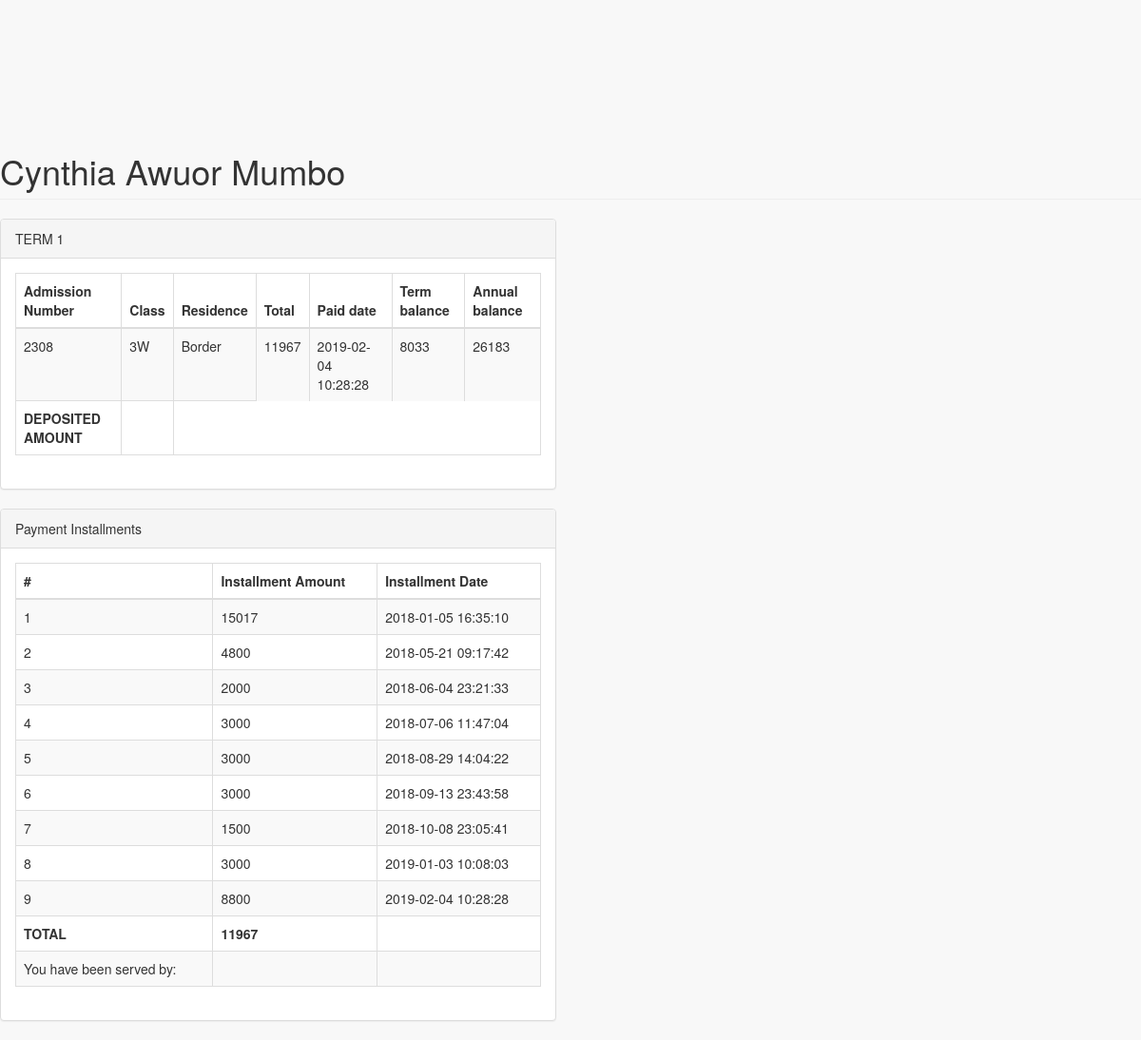
The page /pages/receipt.php?AdmissionNo=2308 on the database its author committed.
### tables this page shows
CREATE TABLE `students` (
  `StudentsId` int(11) NOT NULL,
  `AdmissionNo` varchar(200) NOT NULL,
  `StudentName` varchar(200) DEFAULT NULL,
  `StudentGender` varchar(200) DEFAULT NULL,
  `StudentType` varchar(200) NOT NULL,
  `ClassId` int(11) DEFAULT NULL,
  `url` varchar(900) NOT NULL DEFAULT 'NoPhotoYet',
  `ActualImage` varchar(900) NOT NULL DEFAULT 'NoPhotoYet',
  `CompletedSchool` int(11) NOT NULL DEFAULT '0'
);

CREATE TABLE `term` (
  `TermId` int(11) NOT NULL,
  `TermName` varchar(200) DEFAULT NULL
);

CREATE TABLE `fee` (
  `FeeId` int(11) NOT NULL,
  `AdmissionNo` varchar(200) NOT NULL,
  `LunchScheme` int(11) DEFAULT '0',
  `PE` int(11) DEFAULT '0',
  `EW` int(11) DEFAULT '0',
  `LT` int(11) DEFAULT '0',
  `RMI` int(11) DEFAULT '0',
  `Administration` int(11) DEFAULT '0',
  `Activity` int(11) DEFAULT '0',
  `Total` int(11) DEFAULT '0',
  `RecentPaidDate` datetime DEFAULT NULL,
  `TermBalance` int(11) DEFAULT '0',
  `AnnualBalance` int(11) DEFAULT '0'
);

CREATE TABLE `class` (
  `ClassId` int(11) NOT NULL,
  `ClassName` varchar(200) NOT NULL,
  `ClassTeacher` varchar(200) NOT NULL
);

CREATE TABLE `installments` (
  `InstallmentId` int(11) NOT NULL,
  `AdmissionNo` varchar(200) NOT NULL,
  `InstallmentAmount` int(11) NOT NULL,
  `InstallmentDate` datetime NOT NULL
);

### pages/receipt.php (the view, shortened to what this page needs)
<?php
require_once('dbConnect.php');
?>
<!DOCTYPE html>
<html lang="en">
<head>
    <link href="../vendor/bootstrap/css/bootstrap.min.css" rel="stylesheet">
    <link href="../vendor/metisMenu/metisMenu.min.css" rel="stylesheet">
    <link href="../vendor/datatables-plugins/dataTables.bootstrap.css" rel="stylesheet">
    <link href="../vendor/datatables-responsive/dataTables.responsive.css" rel="stylesheet">
    <link href="../dist/css/sb-admin-2.css" rel="stylesheet">
    <link href="../vendor/font-awesome/css/font-awesome.min.css" rel="stylesheet" type="text/css">
</head>
<body>
		<?php
 $AdmissionNo=$_GET['AdmissionNo'];
 $AmountPaid=$_GET['AmountPaid'];
  $sql = "select * from term WHERE TermId='2'";
 $res = mysqli_query($con,$sql);
 if($res)
 {
	 while($idd=mysqli_fetch_assoc($res)){
		 $TermName=$idd['TermName'];
	 }
 }
		$sql = "select * from students INNER JOIN class ON students.ClassId=class.ClassId WHERE students.AdmissionNo=$AdmissionNo";
 $res = mysqli_query($con,$sql);
 if($res)
 {
	 while($idd=mysqli_fetch_assoc($res)){
		 $StudentName=$idd['StudentName'];
		 $ClassName=$idd['ClassName'];
	 }
 }?>
            <div class="row">
                <div class="col-lg-12">
                    <br></br>
                    <br></br>
                    <br></br>
                    <h1 class="page-header"><?php echo $StudentName;?></h1>
                </div>
            </div>
			<div class="row">
                <div class="col-lg-6">
                    <div class="panel panel-default">
                        <div class="panel-heading">
                           <?php echo $TermName;?>
                        </div>
                        <div class="panel-body">
                            <div class="table-responsive">
                                <table class="table table-striped table-bordered table-hover">
                                    <thead>
                                        <tr>
                                            <th>Admission Number</th>
                                            <th>Class</th>
                                        <th>Residence</th>
										<th>Total</th>
										<th>Paid date</th>
										<th>Term balance</th>
										<th>Annual balance</th>
                                        </tr>
                                    </thead>
                                    <tbody>
                                        <?php
 $sql = "select * from students INNER JOIN fee ON students.AdmissionNo=fee.AdmissionNo WHERE students.AdmissionNo=$AdmissionNo";
 $result = mysqli_query($con,$sql);
$number_of_rows=mysqli_num_rows($result);
	if($number_of_rows>0){
								while($row=mysqli_fetch_assoc($result)){?>
<tr class="gradeA">
                                        <td><?php echo $row['AdmissionNo']?></td>
                                        <td><?php echo $ClassName;?></td>
                                        <td><?php echo $row['StudentType']?></td>
                                      <td><?php echo $row['Total']?></td>
                                      <?php $Total=$row['Total'];?>
										<td><?php echo $row['RecentPaidDate']?></td>
                                      <td><?php echo $row['TermBalance']?></td>
										<td><?php echo $row['AnnualBalance']?></td>
                                    </tr>
									<?php
								}
								}else{
		echo "No installment payments yet.";
	}
								?>
								<tr>
                                            <td><b>DEPOSITED AMOUNT</b></td>
                                            <td><b><?php echo $AmountPaid;?></b></td>
                                            <td></td>
                                        </tr>
                                    </tbody>
                                </table>
                            </div>
                        </div>
                    </div>
                </div>
            </div>
            <div class="row">
                <div class="col-lg-6">
                    <div class="panel panel-default">
                        <div class="panel-heading">
                            Payment Installments
                        </div>
                        <div class="panel-body">
                            <div class="table-responsive">
                                <table class="table table-striped table-bordered table-hover">
                                    <thead>
                                        <tr>
                                            <th>#</th>
                                            <th>Installment Amount</th>
                                            <th>Installment Date</th>
                                        </tr>
                                    </thead>
                                    <tbody>
                                        <?php
 $sql = "select * from students INNER JOIN installments ON students.AdmissionNo=installments.AdmissionNo WHERE students.AdmissionNo=$AdmissionNo ORDER BY DATE(InstallmentDate) ASC,InstallmentDate ASC";
 $result = mysqli_query($con,$sql);
$number_of_rows=mysqli_num_rows($result);
	if($number_of_rows>0){
								$Count=1;
								while($row=mysqli_fetch_assoc($result)){?>
<tr class="gradeA">
                                        <td><?php echo $Count;?></td>
                                      <td><?php echo $row['InstallmentAmount']?></td>
										<td><?php echo $row['InstallmentDate']?></td>
                                    </tr>
									<?php
									$Count++;
								}
								}else{
		echo "No installment payments yet.";
	}
								?>
								<tr>
                                            <td><b>TOTAL</b></td>
                                            <td><b><?php echo $Total;?></b></td>
                                            <td></td>
                                        </tr>
                                        <tr>
                                            <td>You have been served by: </td>
                                            <td><?php echo $_SESSION["CurrentUserName"];?></td>
                                            <td></td>
                                        </tr>
                                    </tbody>
                                </table>
                            </div>
                        </div>
                    </div>
                </div>
            </div>
</body>
</html>

### rows shown on the page
students: StudentName "Cynthia Awuor Mumbo"
term: TermName "TERM 1"
fee: AdmissionNo "2308", students.StudentType "Border", Total "11967", RecentPaidDate "2019-02-04 10:28:28", TermBalance "8033", AnnualBalance "26183"
class: ClassName "3W"
installments: InstallmentAmount "15017", InstallmentDate "2018-01-05 16:35:10"
installments: InstallmentAmount "4800", InstallmentDate "2018-05-21 09:17:42"
installments: InstallmentAmount "2000", InstallmentDate "2018-06-04 23:21:33"
installments: InstallmentAmount "3000", InstallmentDate "2018-07-06 11:47:04"
installments: InstallmentAmount "3000", InstallmentDate "2018-08-29 14:04:22"
installments: InstallmentAmount "3000", InstallmentDate "2018-09-13 23:43:58"
installments: InstallmentAmount "1500", InstallmentDate "2018-10-08 23:05:41"
installments: InstallmentAmount "3000", InstallmentDate "2019-01-03 10:08:03"
installments: InstallmentAmount "8800", InstallmentDate "2019-02-04 10:28:28"
